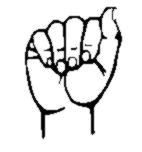
#> input picture Letters/A.jpg, 142 x 152 px
$ jupyter execute --allow-errors ASL_Quizzer_Inspiration.ipynb
#> lines starting #> are read from the running program, lines starting #| are printed output that depends on the picture
## Needed Setup

[cell 1]
import random
import nltk
nltk.download('words')
#> (this line was passed over: nltk is not available in this run)
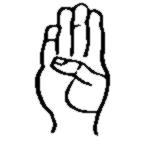
#> input picture Letters/B.jpg, 142 x 152 px
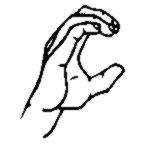
#> input picture Letters/C.jpg, 142 x 152 px
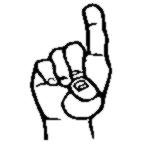
#> input picture Letters/D.jpg, 142 x 152 px
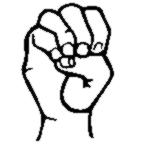
#> input picture Letters/E.jpg, 142 x 152 px
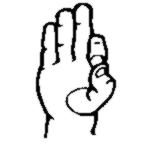
#> input picture Letters/F.jpg, 142 x 152 px
from nltk.corpus import words
from IPython.display import display, HTML
import random
from PIL import Image
#> (the rest of this cell did not finish here and is left out)

#> (a cell that did not finish here is left out)

---
## ASL Quiz Game to learn Letters (for Jupyter Notebook)

[cell 3]
# [16 lines left out: function ASL_letter_quiz, not called in this run]


# ASL_letter_quiz(ASL_dict)

---
## ASL Quiz game to learn Letters in a Word (for Jupyter Notebook)

[cell 4]
from IPython.display import display, HTML
import random

# [53 lines left out: function ASL_word_quiz, not called in this run]

# ASL_word_quiz(ASL_dict, "Easy")

---
## Collect Sentences for sentence game

[cell 5]
import pandas as pd
import nltk
nltk.download('words')
#> (this line was passed over: nltk is not available in this run)
